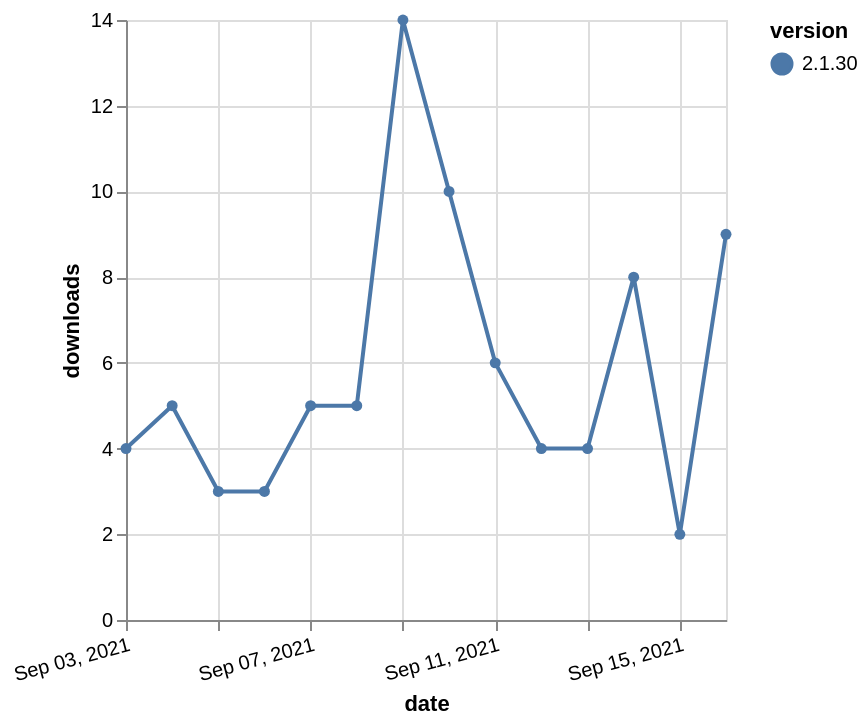

Describe this chart as a Vega-Lite specification.
### Vega-Lite specification from a JSON file in a GitHub repository (floating-point values rounded to 4 significant figures)
{"$schema": "https://vega.github.io/schema/vega-lite/v5.json", "description": "A simple bar chart with embedded data.", "data": {"values": [{"date": "2021-09-03", "total": 6389, "delta": 4, "version": "2.1.30"}, {"date": "2021-09-04", "total": 6394, "delta": 5, "version": "2.1.30"}, {"date": "2021-09-05", "total": 6397, "delta": 3, "version": "2.1.30"}, {"date": "2021-09-06", "total": 6400, "delta": 3, "version": "2.1.30"}, {"date": "2021-09-07", "total": 6405, "delta": 5, "version": "2.1.30"}, {"date": "2021-09-08", "total": 6410, "delta": 5, "version": "2.1.30"}, {"date": "2021-09-09", "total": 6424, "delta": 14, "version": "2.1.30"}, {"date": "2021-09-10", "total": 6434, "delta": 10, "version": "2.1.30"}, {"date": "2021-09-11", "total": 6440, "delta": 6, "version": "2.1.30"}, {"date": "2021-09-12", "total": 6444, "delta": 4, "version": "2.1.30"}, {"date": "2021-09-13", "total": 6448, "delta": 4, "version": "2.1.30"}, {"date": "2021-09-14", "total": 6456, "delta": 8, "version": "2.1.30"}, {"date": "2021-09-15", "total": 6458, "delta": 2, "version": "2.1.30"}, {"date": "2021-09-16", "total": 6467, "delta": 9, "version": "2.1.30"}]}, "width": "container", "mark": {"type": "line", "point": {"filled": true}}, "encoding": {"x": {"field": "date", "type": "temporal", "timeUnit": "yearmonthdate", "title": "date", "axis": {"labelAngle": -15}}, "y": {"field": "delta", "type": "quantitative", "title": "downloads"}, "color": {"field": "version", "type": "nominal"}, "tooltip": {"field": "delta"}}}
